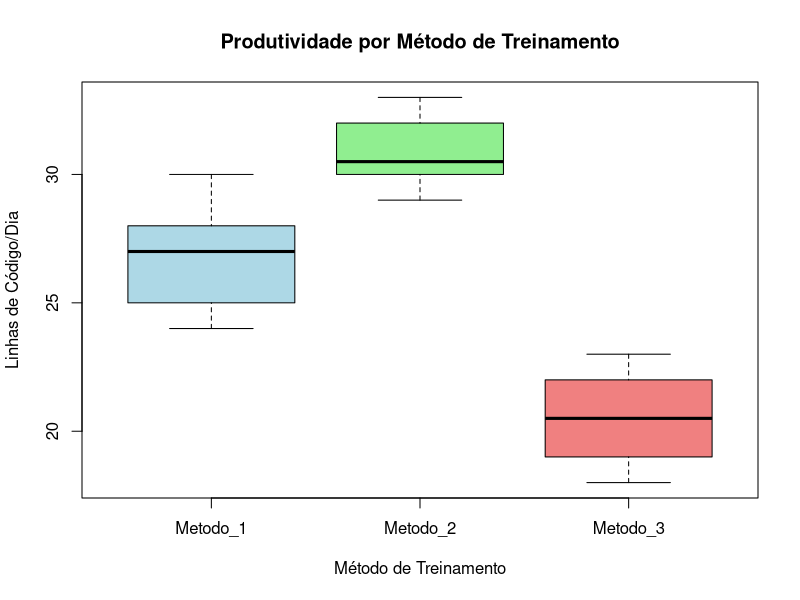

Source code (R):
metodo_1 <- c(25, 28, 26, 29, 27, 24, 30, 25, 28, 27)
metodo_2 <- c(30, 32, 29, 31, 33, 30, 32, 31, 30, 29)
metodo_3 <- c(20, 22, 19, 21, 23, 18, 20, 22, 21, 19)

# Combinando os dados em um único vetor para a variável dependente
produtividade <- c(metodo_1, metodo_2, metodo_3)

# Criando um fator para a variável independente (Método de Treinamento)
metodo <- factor(c(rep("Metodo_1", 10), rep("Metodo_2", 10), rep("Metodo_3", 10)))

# Criando um data frame (tabela) combinando as duas variáveis
dados_treinamento <- data.frame(produtividade, metodo)

# Opcional: Visualizando os dados com boxplots
boxplot(produtividade ~ metodo, data = dados_treinamento, main = "Produtividade por Método de Treinamento", 
        xlab = "Método de Treinamento", 
        ylab = "Linhas de Código/Dia",  
        col = c("lightblue", "lightgreen", "lightcoral"))

# Teste ANOVA de um fator
# A função aov() é usada para ajustar modelos de Análise de Variância
# O modelo 'produtividade ~ metodo' significa: produtividade explicada pelo método
modelo_anova_produtividade <- aov(produtividade ~ metodo, data = dados_treinamento)

# Exibindo o sumário da ANOVA (estatística F e o valor p para a comparação das médias)
cat("### Sumário da ANOVA ###\n")
summary(modelo_anova_produtividade)
